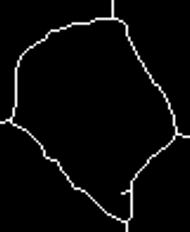
#> input picture data/ciclo_esempio.png, 190 x 232 px
$ python analyze_laminina_complete.py --input ../data/ciclo_esempio.png
#> lines starting #> are read from the running program, lines starting #| are printed output that depends on the picture; after the words box and inside, x2 and y2 are one past the last pixel; in counts of white or black regions, pixels touching at a corner belong together
#> in main, fluorescence is the input picture: shape (232, 190, 4); mean B, G, R, A 8.4, 8.4, 8.4, 255
#|   Dimensioni: (232, 190, 4)
#|   Dtype: uint8
#|   Range valori: 0 - 255
#!/usr/bin/env python3
# -*- coding: utf-8 -*-
"""
Pipeline completa per analisi fibre muscolari da immagine fluorescenza laminina.

STEP 1: Segmentazione automatica (adaptive threshold)
STEP 2: Morphological closing (default K15)
STEP 3: Identificazione cicli chiusi
STEP 4: Calcolo statistiche ed esportazione

Output:
  === VISUALIZZAZIONI ===
  - skeleton_before_closing.png               # Bordi INTERNI laminina PRIMA del closing (blu) su fluorescenza 100%
                                               # Solo bordi interni degli anelli, vicini all'immagine originale
                                               # NO centroidi
  - skeleton_after_closing_with_gaps.png      # Bordi INTERNI laminina DOPO del closing (blu) + gap aggiunti (cyan) + centroidi colorati
                                               # su fluorescenza 100%
                                               # Bordi interni vicini all'immagine originale
                                               # Cicli NUOVI: riempiti arancione/salmone chiaro (35% trasparenza)
                                               # Centroidi al centro degli anelli
                                               # Centroidi ROSSI: cicli già esistenti prima del closing
                                               # Centroidi GIALLI: cicli NUOVI chiusi dal morphological closing

  === DATI ===
  - fibers_statistics.csv             # Statistiche per ogni fibra
  - summary_statistics.csv            # Statistiche sommarie
  - metadata.json                     # Metadati analisi

Uso:
    python scripts/analyze_laminina_complete.py \
        --input data/laminina_originale.png \
        --output output_final \
        --kernel-size 15 \
        --min-fiber-area 1000 \
        --dot-radius 10 \
        --pixel-size 0.41026
"""

import argparse
from pathlib import Path
import numpy as np
import cv2
import pandas as pd
import matplotlib.pyplot as plt
from scipy import ndimage as ndi
from skimage import morphology
import json


def segment_adaptive_threshold(image, block_size=101, C=2):
    """
    Segmentazione usando adaptive thresholding.
    """
#> called with block_size = 101, C = 2
    print("  Metodo: Adaptive Threshold")
    print(f"    Block size: {block_size}, C: {C}")

    # Converti in grayscale se RGB
    if len(image.shape) == 3:
        print("    Conversione RGB -> Grayscale")
        image = cv2.cvtColor(image, cv2.COLOR_BGR2GRAY)

    # Converti a 8-bit se necessario
    if image.dtype == np.uint16:
        image_8bit = (image / 256).astype(np.uint8)
    else:
        image_8bit = image

    binary = cv2.adaptiveThreshold(
        image_8bit,
        255,
        cv2.ADAPTIVE_THRESH_GAUSSIAN_C,
        cv2.THRESH_BINARY,
        block_size,
        C
    )
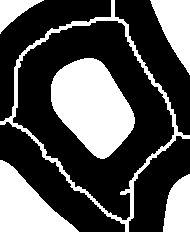
#> binary: shape (232, 190); 33.4% white; 6 white regions, box (x1, y1, x2, y2) and area: (51, 58, 135, 159) 5593, (0, 160, 79, 232) 2955, (0, 0, 190, 232) 2625, (150, 0, 190, 75) 1675, (163, 174, 190, 232) 1219, (0, 0, 44, 34) 654

    # Post-processing
    # Remove small objects
    min_size = 50
    binary_bool = binary > 0
    cleaned = morphology.remove_small_objects(binary_bool, min_size=min_size)

    # Closing
    kernel = cv2.getStructuringElement(cv2.MORPH_ELLIPSE, (3, 3))
    closed = cv2.morphologyEx(cleaned.astype(np.uint8) * 255, cv2.MORPH_CLOSE, kernel, iterations=2)
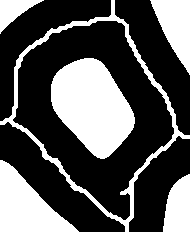
#> closed: shape (232, 190); 33.9% white; 6 white regions, box (x1, y1, x2, y2) and area: (51, 58, 135, 159) 5593, (0, 160, 79, 232) 2955, (0, 0, 190, 232) 2839, (150, 0, 190, 75) 1675, (163, 174, 190, 232) 1219, (0, 0, 44, 34) 654

    # Dilation
    dilated = cv2.dilate(closed, kernel, iterations=1)
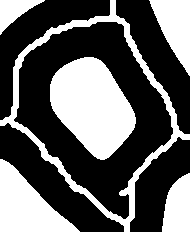
#> dilated: shape (232, 190); 37.5% white; 6 white regions, box (x1, y1, x2, y2) and area: (50, 57, 136, 160) 5832, (0, 0, 190, 232) 3931, (0, 159, 80, 232) 3038, (149, 0, 190, 76) 1751, (162, 173, 190, 232) 1283, (0, 0, 45, 35) 700

    print(f"    Pixel mask: {np.sum(dilated > 0):,}")
#|     Pixel mask: 16,535

    return dilated


def apply_morphological_closing(mask, kernel_size=15):
    """
    Applica morphological closing sui CICLI (fibre muscolari) per chiudere gap nei
    bordi interni delle fibre, NON sull'interstizio di laminina.

    APPROCCIO:
    1. Estrae i cicli (fibre) dalla maschera laminina tramite fill_holes
    2. Applica closing ai cicli per chiudere gap nei bordi delle fibre
    3. Ricostruisce la maschera laminina dall'inverso dei cicli chiusi

    NOTA IMPORTANTE - Chiusura Geometrica vs Anatomica:
    Il closing riempie i gap con forme ellittiche. Per gap molto grandi (>15 px),
    la forma chiusa può non corrispondere alla forma biologica originale (il closing "inventa"
    una chiusura geometrica, non biologica). I cicli chiusi perdono la loro circolarità
    naturale e diventano più geometrici/ellittici.

    RACCOMANDAZIONE: Se i cicli chiusi non mantengono la forma anatomica originale,
    ridurre --kernel-size a valori più piccoli (es. 7, 9, 11) per maggiore fedeltà
    alla forma biologica, accettando che alcuni gap rimangano aperti.

    ESEMPIO:
      --kernel-size 15  → chiude gap grandi, ma forma geometrica
      --kernel-size 7   → forma più anatomica, ma gap grandi rimangono aperti
    """
#> called with kernel_size = 15
    print(f"  Kernel: {kernel_size}×{kernel_size} ellittico")
    print(f"  Strategia: closing sui cicli (fibre), non sulla laminina")

    # STEP 1: Estrai i cicli (fibre) dalla maschera laminina
    mask_bool = mask > 0
    filled = ndi.binary_fill_holes(mask_bool).astype(np.uint8) * 255
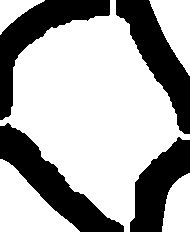
#> filled: shape (232, 190); 66.8% white; 4 black regions, box (x1, y1, x2, y2) and area: (0, 123, 124, 232) 4181, (116, 0, 190, 134) 3711, (0, 0, 110, 120) 3700, (130, 137, 190, 232) 3028
    cycles_initial = cv2.subtract(filled, mask)  # Cicli = fibre muscolari
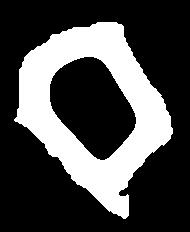
#> cycles_initial: shape (232, 190); 29.3% white; 1 white region, box (x1, y1, x2, y2) and area: (14, 22, 173, 219) 12925

    print(f"    Cicli estratti dalla maschera iniziale")

    # STEP 2: Applica closing ai cicli (fibre) per chiudere gap nei loro bordi
    kernel = cv2.getStructuringElement(cv2.MORPH_ELLIPSE, (kernel_size, kernel_size))
    cycles_closed = cv2.morphologyEx(cycles_initial, cv2.MORPH_CLOSE, kernel, iterations=1)
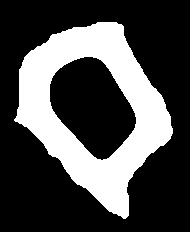
#> cycles_closed: shape (232, 190); 29.6% white; 1 white region, box (x1, y1, x2, y2) and area: (14, 22, 173, 219) 13027

    # STEP 3: Ricostruisci la maschera laminina dall'inverso dei cicli chiusi
    # La laminina è tutto ciò che NON è fibra
    mask_closed = cv2.bitwise_not(cycles_closed)

    # Assicurati che il background esterno sia nero (non laminina)
    # Usa la filled mask per identificare l'area interna
    mask_closed = cv2.bitwise_and(mask_closed, filled)
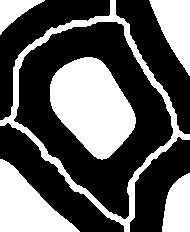
#> mask_closed: shape (232, 190); 37.3% white; 6 white regions, box (x1, y1, x2, y2) and area: (50, 57, 136, 160) 5828, (0, 0, 190, 232) 3833, (0, 159, 80, 232) 3038, (149, 0, 190, 76) 1751, (162, 173, 190, 232) 1283, (0, 0, 45, 35) 700

    n_pixels_added = np.sum(cv2.subtract(mask_closed, mask) > 0)
#> n_pixels_added = 0
    print(f"    Pixel aggiunti alla laminina (da chiusura cicli): {n_pixels_added:,}")
#|     Pixel aggiunti alla laminina (da chiusura cicli): 0

    return mask_closed


def identify_closed_cycles(mask, min_area=1000, exclude_largest=True):
    """
    Identifica cicli chiusi e calcola statistiche per ogni fibra.
    """
#> called with min_area = 1000, exclude_largest = True
    print(f"  Filtro area minima: {min_area} px²")

    # Binary fill holes
    mask_bool = mask > 0
#> mask_bool: shape (232, 190) bool; 37.3% white; 6 white regions
    filled = ndi.binary_fill_holes(mask_bool).astype(np.uint8) * 255

    # Cicli = filled - mask
    cycles = cv2.subtract(filled, mask)

    # Find contours
    contours, _ = cv2.findContours(cycles, cv2.RETR_EXTERNAL, cv2.CHAIN_APPROX_SIMPLE)
#> contours = 1 contour; box (x1, y1, x2, y2) and area: (14, 22, 173, 219) 18611
    print(f"    Contorni trovati: {len(contours)}")
#|     Contorni trovati: 1

    # Analizza ogni contorno
    fibers_data = []
    valid_contours = []  # Salva solo i contorni validi

    for idx, contour in enumerate(contours):
        area = cv2.contourArea(contour)

        if area < min_area:
            continue

        # Calcola statistiche
        M = cv2.moments(contour)
        if M['m00'] == 0:
            continue

        centroid_x = M['m10'] / M['m00']
        centroid_y = M['m01'] / M['m00']
        perimeter = cv2.arcLength(contour, True)

        # Bounding rectangle
        x, y, w, h = cv2.boundingRect(contour)

        # Equivalent diameter
        equiv_diameter = np.sqrt(4 * area / np.pi)

        # Circularity
        if perimeter > 0:
            circularity = (4 * np.pi * area) / (perimeter ** 2)
        else:
            circularity = 0

        # Aspect ratio
        if h > 0:
            aspect_ratio = w / h
        else:
            aspect_ratio = 0

        fibers_data.append({
            'fiber_id': idx + 1,
            'area_px': area,
            'centroid_x': centroid_x,
            'centroid_y': centroid_y,
            'perimeter_px': perimeter,
            'equiv_diameter_px': equiv_diameter,
            'circularity': circularity,
            'aspect_ratio': aspect_ratio,
            'bbox_x': x,
            'bbox_y': y,
            'bbox_width': w,
            'bbox_height': h,
        })
        valid_contours.append(contour)
#> this loop made 1 pass
#> (area, centroid_x, centroid_y, perimeter, x, y, w, h) on pass 1: (18611, 92.91, 108.7, 579.6, 14, 22, 159, 197)
#> after the loop, fibers_data = 1 item; valid_contours has the same summary as contours

    # Ordina per area decrescente (e riordina contorni di conseguenza)
    sorted_indices = sorted(range(len(fibers_data)), key=lambda i: fibers_data[i]['area_px'], reverse=True)
#> sorted_indices = [0]
    fibers_data = [fibers_data[i] for i in sorted_indices]
    valid_contours = [valid_contours[i] for i in sorted_indices]

    # Escludi la più grande se richiesto (background)
    if exclude_largest and len(fibers_data) > 0:
        largest = fibers_data.pop(0)
#> largest = 12 items
        valid_contours.pop(0)  # Rimuovi anche il contorno corrispondente
        print(f"    Escluso ciclo più grande: {largest['area_px']:.0f} px² (background)")
#|     Escluso ciclo più grande: 18611 px² (background)

    # Rinumera dopo esclusione
    for idx, fiber in enumerate(fibers_data):
        fiber['fiber_id'] = idx + 1
#> this loop made 0 passes

    print(f"    Fibre valide identificate: {len(fibers_data)}")
#|     Fibre valide identificate: 0

    return fibers_data, valid_contours


# [334 lines left out: functions create_skeleton, create_visualizations, save_statistics, print_summary, not called in this run]


def main():
    parser = argparse.ArgumentParser(
        description='Pipeline completa analisi fibre muscolari da fluorescenza laminina',
        formatter_class=argparse.RawDescriptionHelpFormatter,
        epilog="""
Esempi:
  # Analisi senza calibrazione (solo pixel)
  python scripts/analyze_laminina_complete.py \\
      --input data/laminina_originale.png \\
      --output output_final \\
      --kernel-size 15 \\
      --min-fiber-area 1000 \\
      --dot-radius 10

  # Analisi con calibrazione (pixel + µm²)
  # Per 2.4375 px/µm -> pixel-size = 1/2.4375 = 0.41026 µm
  python scripts/analyze_laminina_complete.py \\
      --input data/laminina_originale.png \\
      --output output_final \\
      --kernel-size 15 \\
      --min-fiber-area 1000 \\
      --dot-radius 10 \\
      --pixel-size 0.41026
        """
    )

    parser.add_argument('--input', type=str, required=True,
                       help='Immagine fluorescenza laminina (PNG, TIFF, ecc.)')
    parser.add_argument('--output', type=str, default='output_final',
                       help='Directory di output (default: output_final)')
    parser.add_argument('--kernel-size', type=int, default=15,
                       help='Dimensione kernel closing (default: 15)')
    parser.add_argument('--min-fiber-area', type=int, default=1000,
                       help='Area minima fibra in pixel² (default: 1000)')
    parser.add_argument('--dot-radius', type=int, default=10,
                       help='Raggio pallini centroidi (default: 10)')
    parser.add_argument('--block-size', type=int, default=101,
                       help='Block size adaptive threshold (default: 101)')
    parser.add_argument('--threshold-C', type=int, default=2,
                       help='Costante C adaptive threshold (default: 2)')
    parser.add_argument('--pixel-size', type=float, default=None,
                       help='Dimensione pixel in µm (es. 0.41026 per calibrazione 2.4375 px/µm). Se omesso, risultati solo in pixel.')

    args = parser.parse_args()

    print("="*80)
    print("ANALISI COMPLETA FIBRE MUSCOLARI - FLUORESCENZA LAMININA")
    print("="*80)

    # Crea output directory
    output_dir = Path(args.output)
    output_dir.mkdir(parents=True, exist_ok=True)
    print(f"\nOutput directory: {output_dir}")

    # STEP 1: Caricamento
    print(f"\n{'STEP 1: CARICAMENTO':-^80}")
    print(f"Input: {args.input}")

    fluorescence = cv2.imread(args.input, cv2.IMREAD_UNCHANGED)
    if fluorescence is None:
        raise ValueError(f"Impossibile caricare: {args.input}")

    print(f"  Dimensioni: {fluorescence.shape}")
    print(f"  Dtype: {fluorescence.dtype}")
    print(f"  Range valori: {fluorescence.min()} - {fluorescence.max()}")

    # STEP 2: Segmentazione
    print(f"\n{'STEP 2: SEGMENTAZIONE':-^80}")
    mask_initial = segment_adaptive_threshold(
        fluorescence,
        block_size=args.block_size,
        C=args.threshold_C
    )

    # STEP 3: Morphological Closing
    print(f"\n{'STEP 3: MORPHOLOGICAL CLOSING':-^80}")
    mask_closed = apply_morphological_closing(mask_initial, kernel_size=args.kernel_size)

    # STEP 4: Identificazione cicli
    print(f"\n{'STEP 4: IDENTIFICAZIONE CICLI':-^80}")
    fibers_data, contours = identify_closed_cycles(
        mask_closed,
        min_area=args.min_fiber_area,
        exclude_largest=True
    )
#> fibers_data = []; contours = []

    if len(fibers_data) == 0:
        print("\n⚠️  ATTENZIONE: Nessuna fibra identificata!")
        print("   Prova a ridurre --min-fiber-area o modificare parametri segmentazione.")
        return

    # STEP 5: Skeletonizzazione
    print(f"\n{'STEP 5: SKELETONIZZAZIONE':-^80}")
    print("  Creazione skeleton...")
    skeleton = create_skeleton(mask_closed)

    # STEP 6: Visualizzazioni
    print(f"\n{'STEP 6: VISUALIZZAZIONI':-^80}")

    create_visualizations(
        fluorescence, mask_initial, mask_closed, skeleton, fibers_data, contours,
        output_dir, dot_radius=args.dot_radius
    )

    # STEP 7: Statistiche
    print(f"\n{'STEP 7: ESPORTAZIONE STATISTICHE':-^80}")
    df_fibers, df_summary = save_statistics(
        fibers_data, mask_closed, output_dir, fluorescence.shape, pixel_size_um=args.pixel_size
    )

    # STEP 8: Riepilogo
    print_summary(fibers_data, fluorescence.shape, pixel_size_um=args.pixel_size)

    print(f"\n{'COMPLETATO':-^80}")
    print(f"Tutti i file sono stati salvati in: {output_dir}")
    print("="*80)


if __name__ == '__main__':
    main()
